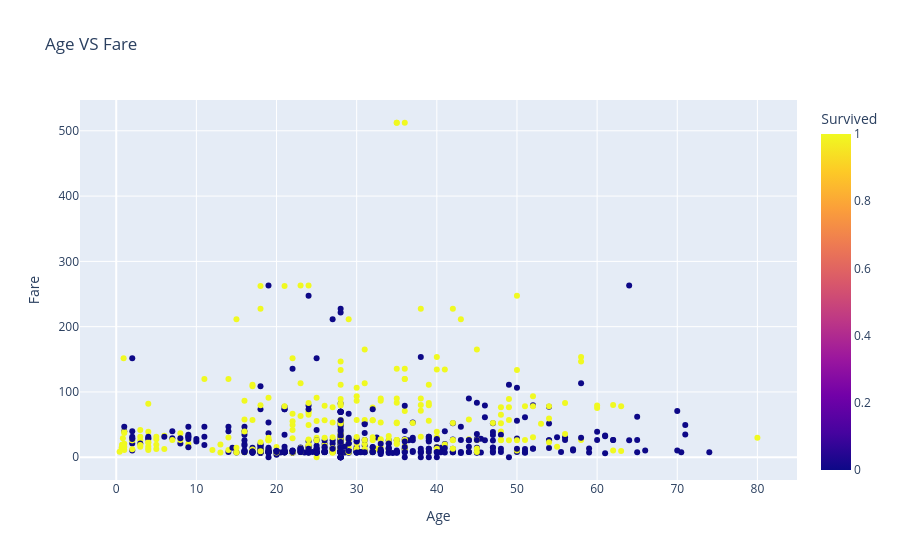

Notebook cell for this chart:
### Markdown cell above
2.4 Интерактивные графики

### Code cell
fig = px.scatter(df, x='Age', y='Fare', color='Survived', hover_data=['Name', 'Pclass'], title='Age VS Fare')
fig.show()

### Figure 1 — Plotly figure (JSON) as saved in the notebook; plotly's stock layout.template omitted (floating-point values rounded to 4 significant figures; data arrays with more than 128 entries replaced by an {"elided": "..."} marker saying what was removed)
{"data": [{"customdata": {"elided": "891x2 mixed values"}, "hovertemplate": "Age=%{x}<br>Fare=%{y}<br>Name=%{customdata[0]}<br>Pclass=%{customdata[1]}<br>Survived=%{marker.color}<extra></extra>", "legendgroup": "", "marker": {"color": {"elided": "891 int values"}, "coloraxis": "coloraxis", "symbol": "circle"}, "mode": "markers", "name": "", "orientation": "v", "showlegend": false, "type": "scatter", "x": {"elided": "891 float values"}, "xaxis": "x", "y": {"elided": "891 float values"}, "yaxis": "y"}], "layout": {"coloraxis": {"colorbar": {"title": {"text": "Survived"}}, "colorscale": [[0, "#0d0887"], [0.1111, "#46039f"], [0.2222, "#7201a8"], [0.3333, "#9c179e"], [0.4444, "#bd3786"], [0.5556, "#d8576b"], [0.6667, "#ed7953"], [0.7778, "#fb9f3a"], [0.8889, "#fdca26"], [1, "#f0f921"]]}, "legend": {"tracegroupgap": 0}, "title": {"text": "Age VS Fare"}, "xaxis": {"anchor": "y", "domain": [0, 1], "title": {"text": "Age"}}, "yaxis": {"anchor": "x", "domain": [0, 1], "title": {"text": "Fare"}}}}
